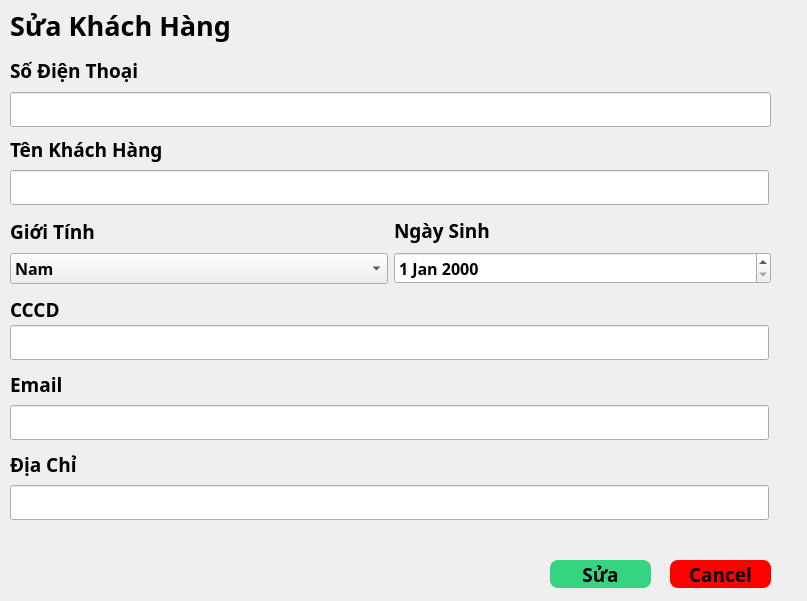
<?xml version="1.0" encoding="UTF-8"?>
<ui version="4.0">
 <class>SuaKhachHang</class>
 <widget class="QDialog" name="SuaKhachHang">
  <property name="geometry">
   <rect>
    <x>0</x>
    <y>0</y>
    <width>807</width>
    <height>601</height>
   </rect>
  </property>
  <property name="windowTitle">
   <string>Dialog</string>
  </property>
  <widget class="QLabel" name="lbNametk22">
   <property name="geometry">
    <rect>
     <x>10</x>
     <y>0</y>
     <width>231</width>
     <height>51</height>
    </rect>
   </property>
   <property name="font">
    <font>
     <family>Bahnschrift</family>
     <pointsize>20</pointsize>
     <weight>75</weight>
     <bold>true</bold>
    </font>
   </property>
   <property name="text">
    <string>Sửa Khách Hàng</string>
   </property>
  </widget>
  <widget class="QPushButton" name="btnSua">
   <property name="geometry">
    <rect>
     <x>550</x>
     <y>560</y>
     <width>101</width>
     <height>28</height>
    </rect>
   </property>
   <property name="font">
    <font>
     <family>Bahnschrift</family>
     <pointsize>14</pointsize>
     <weight>75</weight>
     <bold>true</bold>
    </font>
   </property>
   <property name="styleSheet">
    <string notr="true">QPushButton{
background-color: #34D481;
border: none;
border-radius: 8px;
font-weight:bold;

}</string>
   </property>
   <property name="text">
    <string>Sửa</string>
   </property>
  </widget>
  <widget class="QPushButton" name="btnCancel">
   <property name="geometry">
    <rect>
     <x>670</x>
     <y>560</y>
     <width>101</width>
     <height>28</height>
    </rect>
   </property>
   <property name="font">
    <font>
     <family>Bahnschrift</family>
     <pointsize>14</pointsize>
     <weight>75</weight>
     <bold>true</bold>
    </font>
   </property>
   <property name="styleSheet">
    <string notr="true">QPushButton{
background-color: rgb(255, 0, 0);
border: none;
border-radius: 8px;
font-weight:bold;

}</string>
   </property>
   <property name="text">
    <string>Cancel</string>
   </property>
  </widget>
  <widget class="QLabel" name="label_6">
   <property name="geometry">
    <rect>
     <x>10</x>
     <y>450</y>
     <width>759</width>
     <height>28</height>
    </rect>
   </property>
   <property name="font">
    <font>
     <family>Bahnschrift</family>
     <pointsize>14</pointsize>
     <weight>75</weight>
     <bold>true</bold>
    </font>
   </property>
   <property name="text">
    <string>Địa Chỉ</string>
   </property>
  </widget>
  <widget class="QLabel" name="label_7">
   <property name="geometry">
    <rect>
     <x>10</x>
     <y>295</y>
     <width>759</width>
     <height>28</height>
    </rect>
   </property>
   <property name="font">
    <font>
     <family>Bahnschrift</family>
     <pointsize>14</pointsize>
     <weight>75</weight>
     <bold>true</bold>
    </font>
   </property>
   <property name="text">
    <string>CCCD</string>
   </property>
  </widget>
  <widget class="QLineEdit" name="txtcnCCCD">
   <property name="geometry">
    <rect>
     <x>10</x>
     <y>325</y>
     <width>759</width>
     <height>35</height>
    </rect>
   </property>
   <property name="minimumSize">
    <size>
     <width>0</width>
     <height>35</height>
    </size>
   </property>
   <property name="maximumSize">
    <size>
     <width>16777215</width>
     <height>35</height>
    </size>
   </property>
  </widget>
  <widget class="QWidget" name="layoutWidget">
   <property name="geometry">
    <rect>
     <x>10</x>
     <y>55</y>
     <width>761</width>
     <height>72</height>
    </rect>
   </property>
   <layout class="QVBoxLayout" name="verticalLayout">
    <item>
     <widget class="QLabel" name="label">
      <property name="font">
       <font>
        <family>Bahnschrift</family>
        <pointsize>14</pointsize>
        <weight>75</weight>
        <bold>true</bold>
       </font>
      </property>
      <property name="text">
       <string>Số Điện Thoại</string>
      </property>
     </widget>
    </item>
    <item>
     <widget class="QLineEdit" name="txtcnSdtKH">
      <property name="minimumSize">
       <size>
        <width>0</width>
        <height>35</height>
       </size>
      </property>
      <property name="maximumSize">
       <size>
        <width>16777215</width>
        <height>35</height>
       </size>
      </property>
     </widget>
    </item>
   </layout>
  </widget>
  <widget class="QLabel" name="label_3">
   <property name="geometry">
    <rect>
     <x>10</x>
     <y>135</y>
     <width>759</width>
     <height>28</height>
    </rect>
   </property>
   <property name="font">
    <font>
     <family>Bahnschrift</family>
     <pointsize>14</pointsize>
     <weight>75</weight>
     <bold>true</bold>
    </font>
   </property>
   <property name="text">
    <string>Tên Khách Hàng</string>
   </property>
  </widget>
  <widget class="QWidget" name="layoutWidget_2">
   <property name="geometry">
    <rect>
     <x>10</x>
     <y>215</y>
     <width>761</width>
     <height>69</height>
    </rect>
   </property>
   <layout class="QHBoxLayout" name="horizontalLayout">
    <item>
     <layout class="QVBoxLayout" name="verticalLayout_2">
      <item>
       <widget class="QLabel" name="label_2">
        <property name="font">
         <font>
          <family>Bahnschrift</family>
          <pointsize>14</pointsize>
          <weight>75</weight>
          <bold>true</bold>
         </font>
        </property>
        <property name="text">
         <string>Giới Tính</string>
        </property>
       </widget>
      </item>
      <item>
       <widget class="QComboBox" name="boxcnGioiTinhKH">
        <property name="font">
         <font>
          <family>Bahnschrift</family>
          <pointsize>12</pointsize>
          <weight>75</weight>
          <bold>true</bold>
         </font>
        </property>
        <item>
         <property name="text">
          <string>Nam</string>
         </property>
        </item>
        <item>
         <property name="text">
          <string>Nữ</string>
         </property>
        </item>
        <item>
         <property name="text">
          <string>Khac</string>
         </property>
        </item>
       </widget>
      </item>
     </layout>
    </item>
    <item>
     <layout class="QVBoxLayout" name="verticalLayout_3">
      <item>
       <widget class="QLabel" name="label_4">
        <property name="font">
         <font>
          <family>Bahnschrift</family>
          <pointsize>14</pointsize>
          <weight>75</weight>
          <bold>true</bold>
         </font>
        </property>
        <property name="text">
         <string>Ngày Sinh</string>
        </property>
       </widget>
      </item>
      <item>
       <widget class="QDateEdit" name="BoxcnNgaySinhKH">
        <property name="font">
         <font>
          <family>Bahnschrift</family>
          <pointsize>12</pointsize>
          <weight>75</weight>
          <bold>true</bold>
         </font>
        </property>
       </widget>
      </item>
     </layout>
    </item>
   </layout>
  </widget>
  <widget class="QLineEdit" name="txtcnEmail">
   <property name="geometry">
    <rect>
     <x>10</x>
     <y>405</y>
     <width>759</width>
     <height>35</height>
    </rect>
   </property>
   <property name="minimumSize">
    <size>
     <width>0</width>
     <height>35</height>
    </size>
   </property>
   <property name="maximumSize">
    <size>
     <width>16777215</width>
     <height>35</height>
    </size>
   </property>
  </widget>
  <widget class="QLineEdit" name="txtcnDiaChi">
   <property name="geometry">
    <rect>
     <x>10</x>
     <y>485</y>
     <width>759</width>
     <height>35</height>
    </rect>
   </property>
   <property name="minimumSize">
    <size>
     <width>0</width>
     <height>35</height>
    </size>
   </property>
   <property name="maximumSize">
    <size>
     <width>16777215</width>
     <height>35</height>
    </size>
   </property>
  </widget>
  <widget class="QLineEdit" name="txtcnTenKH">
   <property name="geometry">
    <rect>
     <x>10</x>
     <y>170</y>
     <width>759</width>
     <height>35</height>
    </rect>
   </property>
   <property name="minimumSize">
    <size>
     <width>0</width>
     <height>35</height>
    </size>
   </property>
   <property name="maximumSize">
    <size>
     <width>16777215</width>
     <height>35</height>
    </size>
   </property>
  </widget>
  <widget class="QLabel" name="label_5">
   <property name="geometry">
    <rect>
     <x>10</x>
     <y>370</y>
     <width>759</width>
     <height>28</height>
    </rect>
   </property>
   <property name="font">
    <font>
     <family>Bahnschrift</family>
     <pointsize>14</pointsize>
     <weight>75</weight>
     <bold>true</bold>
    </font>
   </property>
   <property name="text">
    <string>Email</string>
   </property>
  </widget>
 </widget>
 <resources/>
 <connections/>
</ui>
